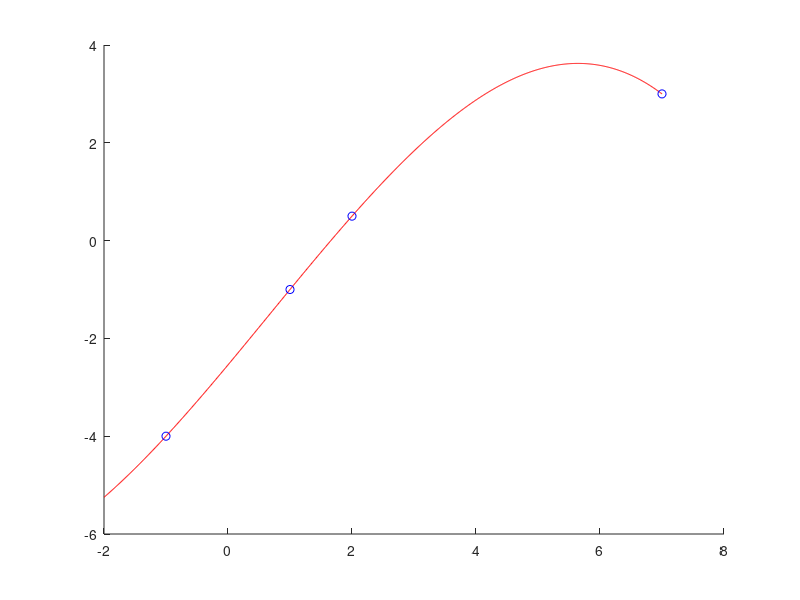
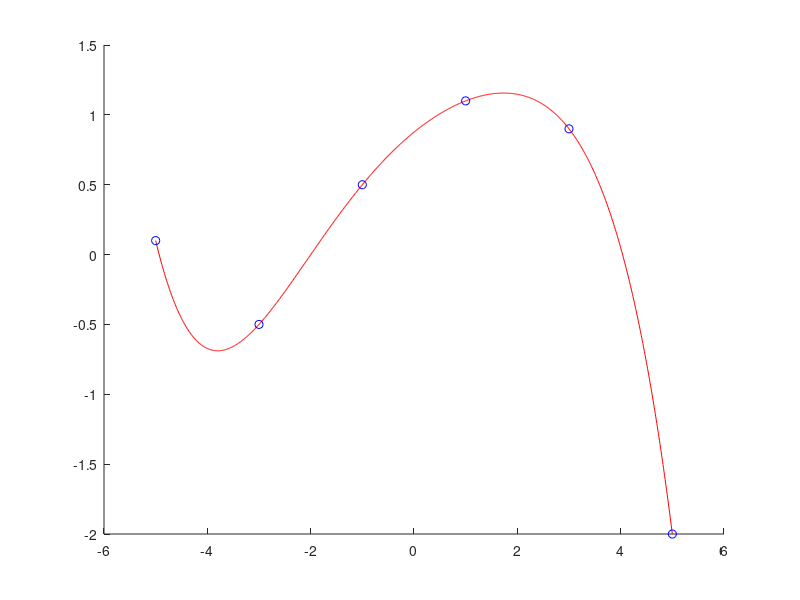
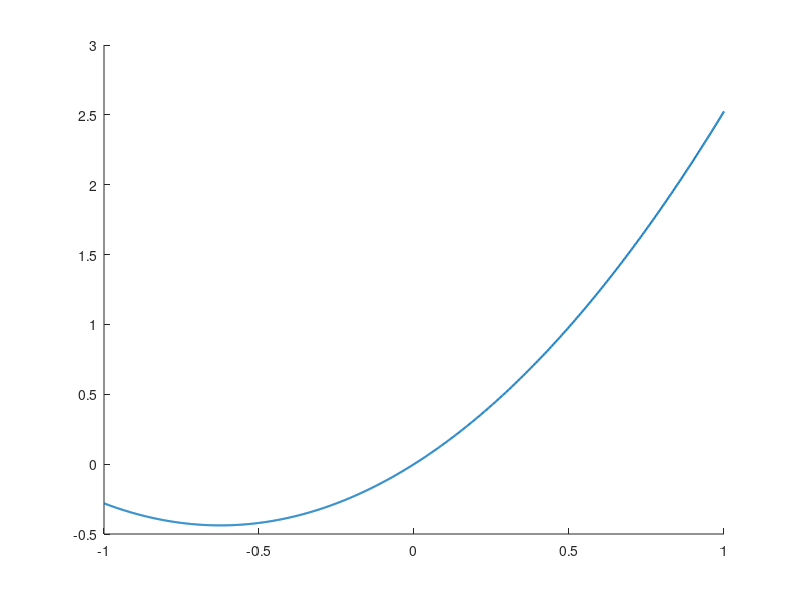

MATLAB code to generate these figures, in order: (Note: this script raises an error after producing the figures.)
%% File 7

%% Esercizio 1
x = [-1 1 2 7];
y = [-4 -1 0.5 3];
n = length(x)-1;
p = polyfit(x,y,n);
disp(p)
xplot = linspace(-2,7,1000);
yplot= polyval(p,xplot);

figure(1);
hold on;
plot(xplot,yplot,'r');
plot(x,y,'bo');
hold off;

x = [-5 -3 -1 1 3 5];
y = [0.1 -0.5 0.5 1.1 0.9 -2];
n = length(x)-1;
p = polyfit(x,y,n);
xplot = linspace(-5,5,1000);
yplot = polyval(p,xplot);
figure(2)
hold on
plot(xplot,yplot,'r');
plot(x,y,'bo');
hold off;
%% Esercizio 2
clear;
close all;
clc;
% 1. Definiamo i gradi usando una variabile con un nome univoco
gradi = [2 4 8 16]; 
a = -1;
b = 1;
xplot = linspace(a, b, 1000);

figure; 
hold on; % Blocca la figura per disegnare più curve insieme

% 2. Iteriamo usando una variabile 'n' che scorre i valori di 'gradi'
for n = gradi 
    
    x = linspace(a, b, n+1);
    y = 3.^x .* sin(x);
    
    p = polyfit(x, y, n);
    yplot = polyval(p, xplot);
    
    curva = plot(xplot, yplot, 'LineWidth', 1.5, 'DisplayName', ['Grado ' num2str(n)]); 
    plot(x, y, 'o', 'Color', curva.Color, 'HandleVisibility', 'off'); 
    
end

hold off;
grid on;
legend('show', 'Location', 'best'); % Mostra la legenda per confermare i cambiamenti
title('Variazione del polinomio di interpolazione');

%% Esercizio 3
format long;
a = -5;
b = 5;
gradi = [4 8 16 32];
xplot = linspace(a,b,1000);
f = @(x) 1./(1+x.^2);
max_err = [];
hold on
for n = gradi
    x = linspace(a,b, n+1);
    y = f(x);
    p = polyfit(x, y, n);
    yplot = polyval(p, xplot);

    res = f(xplot);
    
    curva = plot(xplot, yplot, 'LineWidth', 1.5, 'DisplayName', ['Grado ' num2str(n)]); 
    plot(x, y, 'o', 'Color', curva.Color, 'HandleVisibility', 'off');

    max_err =[max_err max(abs(yplot-res))];
    disp(n);
end
hold off;
grid on;
legend('show', 'Location', 'best'); % Mostra la legenda per confermare i cambiamenti
title('Variazione del polinomio di interpolazione');
disp(max_err)

%% Spline Interpolanti
x = [-1 1 2 3 5];
y = [0 -1 5 2 1];

s1 = griddedInterpolant(x,y,'linear');
disp(s1)
z = 0;
s1z = s1(x);
plot(x,y,'o',x,y,z,s1z,'*g');
grid on;

%% Esercizio 6
a = -5;
b = 5;
m = 100;
H = 10/m; 

% 1. Definisci la funzione (Funzione di Runge)
f = @(x) 1./(1+x.^2);

% 2. Crea i nodi sparsi (devono essere vettori COLONNA per griddedInterpolant)
xspline = (a:H:b)'; 
disp('Nodi xspline:');
disp(xspline);
yspline = f(xspline);

% 3. CREA L'INTERPOLANTE SUI NODI SPARSI (xspline, yspline), NON su x e y!
s1 = griddedInterpolant(xspline, yspline, 'linear');
disp(s1)

% 4. Crea la griglia densa e i valori esatti
x = linspace(a, b, 1000)';
y = f(x); 

% 5. Valuta l'interpolante sulla griglia densa
s1z = s1(x);

% 6. Plotta tutti gli elementi in modo chiaro
figure;
plot(x, y, 'k-', 'LineWidth', 1.5, 'DisplayName', 'Funzione Esatta'); % Funzione vera
hold on;
plot(x, s1z, 'r--', 'LineWidth', 1.5, 'DisplayName', 'Interpolante lineare (s1z)'); % Interpolazione
plot(xspline, yspline, 'bo', 'MarkerFaceColor', 'b', 'DisplayName', 'Nodi'); % Nodi
hold off;

% Calcolo dell'errore massimo (norma infinito)
err_max = max(abs(y - s1z));

disp(['L''errore massimo di approssimazione è: ', num2str(err_max)]);
grid on;
legend('show', 'Location', 'best');
title('Interpolazione con griddedInterpolant');


%% Esercizio 7

a = -1;
b = 1;
m = 500;
H = 10/m;
f = @(x) exp(1).^x .* cos(4.*x);
f_2 = @(x) sqrt(abs(x));

xspline = a:H:b;
yspline = f_2(xspline);

s1 = griddedInterpolant(xspline,yspline,'linear');

x = linspace(a,b,1000);
y = f_2(x);

s1z = s1(x);

figure;
plot(x, y, 'k-', 'LineWidth', 1.5, 'DisplayName', 'Funzione Esatta'); % Funzione vera
hold on;
plot(x, s1z, 'r--', 'LineWidth', 1.5, 'DisplayName', 'Interpolante lineare (s1z)'); % Interpolazione
plot(xspline, yspline, 'bo', 'MarkerFaceColor', 'b', 'DisplayName', 'Nodi'); % Nodi
hold off;

% Calcolo dell'errore massimo (norma infinito)
err_max = max(abs(y - s1z));

disp(['L''errore massimo di approssimazione è: ', num2str(err_max)]);
grid on;
legend('show', 'Location', 'best');
title('Interpolazione con griddedInterpolant');
